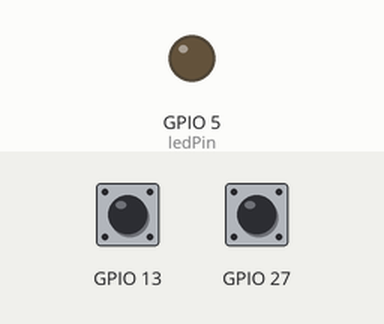
A sketch run on a simulated ESP32. On the bench: output pins drawn as LEDs (lit = HIGH). The inputs (shaded band) are chosen by the test bench; at power-on: GPIO 13 HIGH, GPIO 27 HIGH. What the sketch prints to the serial monitor is not drawn.

Above: at 1.2 s.
1.3 s: GPIO 13 pulled LOW for 0.25 s
At 1.5 s:
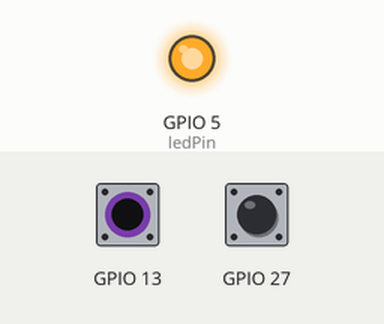
3.1 s: GPIO 13 pulled LOW for 3.2 s
At 7.3 s:
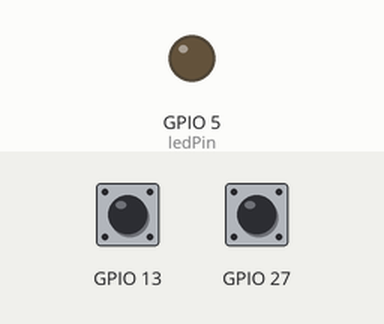
Timing chart, 0 to 8.8 s (numbered marks = the images above; inputs shaded):
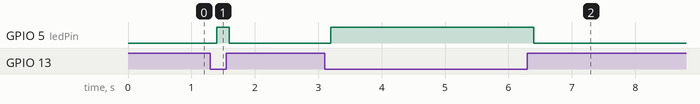

The sketch:

esp32_touchsensor.ino
```cpp
int ledPin = 5;

void setup() {
  // put your setup code here, to run once:
Serial.begin(115200);
pinMode(5,OUTPUT);
}

void loop() {
  // put your main code here, to run repeatedly:
Serial.println(touchRead(T7));
if(touchRead(T4) < 30){
  digitalWrite(ledPin,HIGH);
}else{
  digitalWrite(ledPin,LOW);
}
delay(200);

}
```

Measured:
- after the input at 1.3 s, GPIO 5 (ledPin): LOW → HIGH after 0.10 s, → LOW 0.20 s later
- after the input at 3.1 s, GPIO 5 (ledPin): LOW → HIGH after 0.10 s, → LOW 3.2 s later
